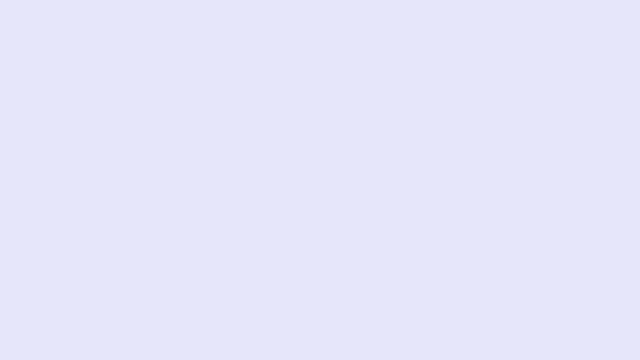
Frame 1 (no input)
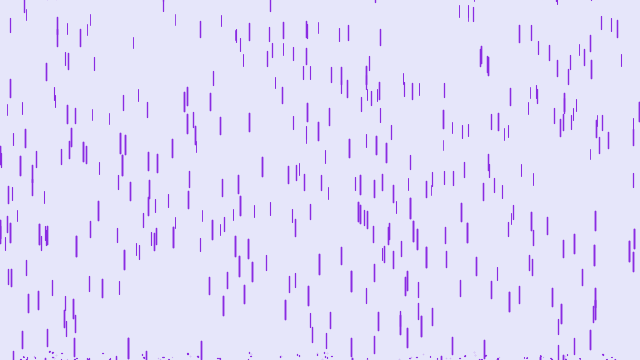
Frame 60 (the mouse pressed at the canvas centre just before this capture)
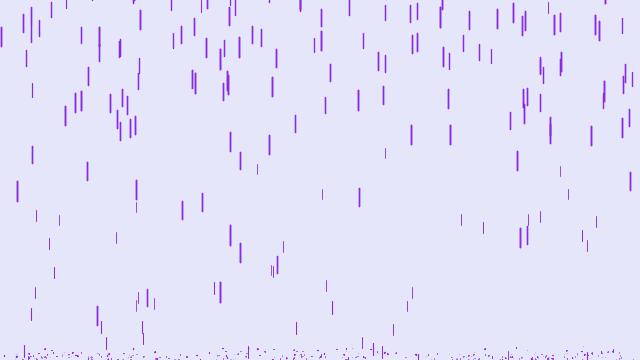
Frame 120 (the mouse held since frame 60 and released just before this capture)

The Processing sketch that drew these frames (run headless with seeded random() and noise(); from frame 60 on, the mouse is pressed at the canvas centre):

// Processing sketch: c004_purple_rain
// ── c004_purple_rain.pde
Drop[] rain = new Drop[500];
SplashDrop[] drops = new SplashDrop[20];

void setup() {
  size(640, 360);
  
  for (int i=0 ; i<rain.length ; i++) {
    rain[i] = new Drop();
  }
  
  for (int i=0 ; i<drops.length ; i++) {
    drops[i] = new SplashDrop(width/2, 2, 2);
  }
}

void draw() {
  background(230, 230, 250);
  rain();
  
}

void rain() {
  for (Drop drop : rain) {
    drop.update();
    drop.show();
  }
}

void splash() {
  for (SplashDrop drop : drops) {
    drop.update();
    drop.show();
  }
}

// ── drop.pde
import java.util.LinkedList;

class Drop {
  float x;
  float y;
  float z;
  
  float len;
  
  float ySpeed;
  LinkedList<SplashDrop> splash;
  boolean falling;
  
  Drop() {
    x = random(width);
    y = random(-500, -100);
    z = random(20);
    len = map(z, 0, 20, 10, 20);
    ySpeed = map(z, 0, 20, 4, 10);
    falling = true;
  }
  
  void show() {
    float lineWidth = map(z, 0, 20, 0.8, 2);
    
    strokeWeight(lineWidth);
    stroke(138, 43, 226);
    line(x, y, x, y + len);
  }
  
  void update() {    
    if (falling)
      fall();
    else
      splash();
    
  }
  
  private void fall() {
    y += ySpeed;
    ySpeed += 0.02;
    
    if (y > height) {
      falling = false;
      splash = getNewList();
      x = random(width);
      y = random(-200, -100);
      len = map(z, 0, 20, 10, 20);
      ySpeed = map(z, 0, 20, 4, 10);
    }
  }
  
  private LinkedList<SplashDrop> getNewList() {
    LinkedList<SplashDrop> list = new LinkedList<SplashDrop>();
    
    for (int i=0 ; i<2 ; i++) {
      list.add(new SplashDrop(x, z, ySpeed));
    }
    
    return list;
  }
  
  private void splash() {
    int count = 0;
    for (SplashDrop drop : splash) {
      if (drop.finish)
        continue;
        
      drop.update();
      drop.show();
      count++;
    }
    
    if (count == 0)
      falling = true;
  }
}

// ── splash_drop.pde
class SplashDrop {
  float x;
  float y;
  float z;
  float angle;
  float velocity;
  float xVelocity;
  float yVelocity;
  boolean finish;
  
  SplashDrop(float x, float z, float velocity) {
    this.x = x;
    this.z = z;
    this.velocity = map(velocity, 4, 11, 0.2, 0.8) + random(0.5);
    
    y = height;
    angle = random(-PI, 0);
    xVelocity = this.velocity * cos(angle);
    yVelocity = this.velocity * sin(angle);
    finish = false;
  }
  
  void show() {
    float lineWidth = map(z, 0, 20, 0.5, 1.3);
    strokeWeight(lineWidth);
    stroke(138, 43, 226);
    ellipse(x, y, 0.5, 0.5);
  }
  
  void update() {
    x += xVelocity;
    y += yVelocity;
    yVelocity += 0.05;
    
    if (y >= height) {
      finish = true;
    }
  }
}
